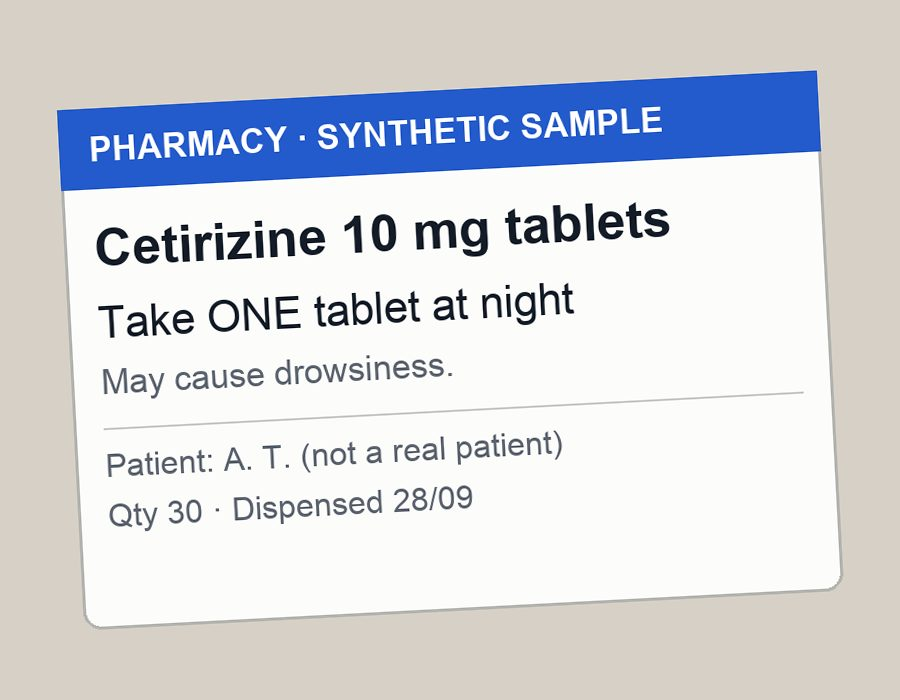
#> input picture apps/care/assets/scan/sample-medicine.jpg, 900 x 700 px
$ python -i render.py   (imports and definitions only)
#> lines starting #> are read from the running program, lines starting #| are printed output that depends on the picture
"""Synthetic Malaysian medicine-label photos with questions and answers, for MiniCPM-o's eyes (docs/minicpm-o-finetune.md, stage 1).

Renders medicine boxes, blister strips, bottles and pharmacy dispensing labels in Malay, English and Chinese from the demo
drug table (data/drugs.csv, take-home forms only), makes them look like phone photos (tilt, blur, glare, shadow, a finger),
and writes LLaMA-Factory image rows. One in ten is unreadable on purpose: the right answer is to ask for a clearer photo.
Answers say only what the label shows. 300 images are held out as a test set with the exact expected fields.

Usage: python render.py [count=3000] [--upload]   (pillow, numpy, huggingface_hub; CPU only)
Output: ~/zyt/data/sona-omni/eyes/see/ (images/, train.json, test.json, dataset_info.json) and samples/.
"""
import csv, json, random, re, sys
from multiprocessing import Pool
from pathlib import Path

import numpy as np
from PIL import Image, ImageDraw, ImageEnhance, ImageFilter, ImageFont

REPO = Path(__file__).resolve().parents[2]
OUT = Path.home() / "zyt/data/sona-omni/eyes"
SEE = OUT / "see"
TEST = 300
SUP = "/System/Library/Fonts/Supplemental/"
LATIN = [SUP + "Arial.ttf", SUP + "Verdana.ttf", SUP + "Tahoma.ttf", "/System/Library/Fonts/Helvetica.ttc", "/System/Library/Fonts/Avenir Next.ttc"]
LATIN_BOLD = [SUP + "Arial Bold.ttf", SUP + "Verdana Bold.ttf", SUP + "Tahoma Bold.ttf", SUP + "Trebuchet MS Bold.ttf"]
PRINTER = [SUP + "Courier New.ttf", SUP + "Courier New Bold.ttf"]  # dispensing-label printers
CJK = ["/System/Library/Fonts/Hiragino Sans GB.ttc", "/System/Library/Fonts/STHeiti Light.ttc", SUP + "Songti.ttc", "/Library/Fonts/Arial Unicode.ttf"]
CJK_BOLD = ["/System/Library/Fonts/STHeiti Medium.ttc", "/System/Library/Fonts/Hiragino Sans GB.ttc"]

ZH_NAME = {  # standard Chinese generic names, shown beside the Latin name on Chinese labels
    "paracetamol": "扑热息痛", "azithromycin": "阿奇霉素", "clarithromycin": "克拉霉素", "doxycycline": "多西环素",
    "amoxicillin": "阿莫西林", "co-amoxiclav": "阿莫西林克拉维酸钾", "salbutamol": "沙丁胺醇", "cetirizine": "西替利嗪",
    "prednisolone": "泼尼松龙", "furosemide": "呋塞米", "metformin": "二甲双胍", "insulin": "胰岛素",
    "potassium-chloride": "氯化钾", "ondansetron": "昂丹司琼", "omeprazole": "奥美拉唑", "enoxaparin": "依诺肝素", "amlodipine": "氨氯地平",
}
# form keyword -> (kind, Malay unit, English unit, Chinese unit, Malay form, English form, Chinese form)
FORMS = [("inhaler", "inhaler", "kali", "puff", "下", "inhaler", "inhaler", "吸入剂"),
         ("syringe", "syringe", "suntikan", "injection", "支", "picagari", "prefilled syringe", "预充注射器"),
         ("units/mL", "insulin", "unit", "unit", "单位", "suntikan", "injection", "注射液"),
         ("capsule", "pill", "kapsul", "capsule", "粒", "kapsul", "capsule", "胶囊"),
         ("tablet", "pill", "biji", "tablet", "粒", "tablet", "tablet", "片")]


def drugs():
    """Take-home medicines from the demo drug table: id, Latin name, strength and its form."""
    rows = csv.DictReader(l for l in (REPO / "data/drugs.csv").read_text().splitlines() if not l.startswith("#"))
    out = []
    for r in rows:
        f = r["formulation"].split(";")[0].strip()  # "625 mg tablet; 1.2 g injection" -> the oral part
        form = next((x for x in FORMS if x[0] in f), None)
        m = re.match(r"([\d.]+ ?(?:mg/[\d.]+ ?mL|units/mL|microgram|mg|g))", f)
        if form and m and "nebuliser" not in f:
            out.append({"id": r["id"], "name": r["name"], "strength": m.group(1), "form": form})
    return out


FREQ = [(1, "sekali", "once a day", "一"), (2, "2 kali", "twice a day", "两"), (3, "3 kali", "three times a day", "三"), (4, "4 kali", "four times a day", "四")]
WHEN = [("selepas makan", "after food", "饭后"), ("sebelum makan", "before food", "饭前"), ("", "", ""), ("pada waktu malam", "at night", "睡前")]


# [15 lines left out: function instruction, not called in this run]


PATIENTS = ["Aminah binti Yusof", "Tan Mei Ling", "Rajesh a/l Kumar", "Siti Nur Aisyah binti Rahman", "Lim Wei Jie", "Muthu a/l Rajan",
            "Nurul Huda binti Ahmad", "Wong Kah Wai", "Kavitha a/p Subramaniam", "Ahmad Faizal bin Hassan", "Chong Siew Lan", "Farah binti Ismail"]
PLACES = ["Hospital Sona", "Klinik Kesihatan Taman Sona", "Farmasi Komuniti Sona", "Poliklinik Sona Jaya"]


# [121 lines left out: functions fit, label, coeffs, photo, not called in this run]


Q = {
    "read": {"en": "Can you read this label for me?", "ms": "Tolong baca label ubat ini.", "zh": "请帮我读一下这个药的标签。", "mix": "Can tolong read this label for me ah?"},
    "what": {"en": "What medicine is this?", "ms": "Ini ubat apa?", "zh": "这是什么药？", "mix": "This one ubat apa ah?"},
    "how": {"en": "How do I take this?", "ms": "Macam mana nak ambil ubat ni?", "zh": "这个药怎么用？", "mix": "This one how to makan ah?"},
}
UNREADABLE = {"en": "I can't read this label clearly. Please take another photo in good light, with the whole label in view.",
              "ms": "Saya tidak dapat membaca label ini dengan jelas. Sila ambil gambar lagi dalam cahaya yang terang, dengan seluruh label kelihatan.",
              "zh": "我看不清这个标签。请在光线充足的地方再拍一张，并让整个标签都在画面里。"}


# [44 lines left out: function qa, not called in this run]


# [1 line that did not run here, left out]


def make(i):
    """Image i (its own seed, so runs repeat and split across processes) and its row; the first TEST rows carry the answer key."""
    rnd = random.Random(1000 + i)
    d = rnd.choice(DRUGS)
    kind = rnd.choices(["dispensing", "box", "blister", "bottle"], [0.45, 0.25, 0.15, 0.15])[0]
    if d["form"][1] != "pill" and kind == "blister": kind = "box"
    lang = rnd.choices(["ms", "en", "zh", "ms+en"], [0.35, 0.2, 0.15, 0.3] if kind == "dispensing" else [0.2, 0.6, 0.2, 0])[0]
    ins = instruction(d, rnd)
    unreadable = rnd.random() < 0.1
    lab, lines = label(d, kind, lang, ins, rnd)
    img = photo(lab, rnd, unreadable)
    rel = f"images/see_{i:05d}.jpg"
    img.save(SEE / rel, quality=rnd.randint(72, 92))
    if i < 12: img.save(OUT / "samples" / f"sample_{i:02d}_{kind}_{lang.replace('+', '-')}{'_unreadable' if unreadable else ''}.jpg", quality=88)
    q, a = qa(d, kind, lang, ins, lines, DRUGS, rnd, unreadable)
    row = {"messages": [{"role": "user", "content": "<image>" + q}, {"role": "assistant", "content": a}], "images": [rel]}
    if i < TEST:
        printed = " / ".join(ins[l] for l in (["ms", "en"] if lang == "ms+en" else [lang])) if kind == "dispensing" else None
        row["expected"] = {"name": d["name"], "strength": d["strength"], "instruction": printed, "kind": kind, "label_lang": lang, "unreadable": unreadable}
    return row


# [33 lines left out: functions main, check, not called in this run]


# [3 lines not run here, left out]

>>> import cv2
>>> picture = cv2.imread('../../apps/care/assets/scan/sample-medicine.jpg', cv2.IMREAD_GRAYSCALE)
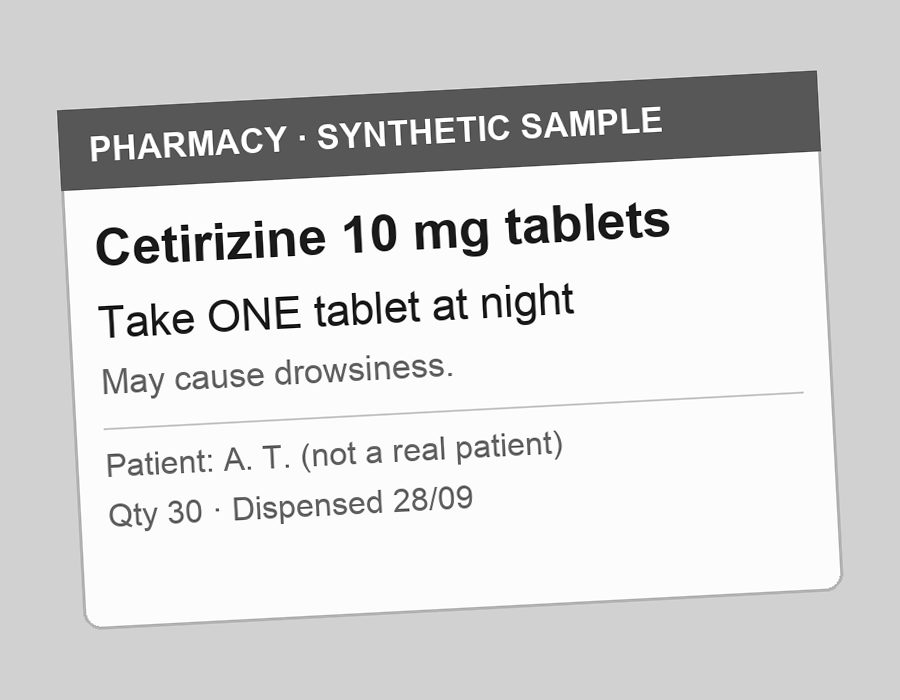
#> picture: shape (700, 900); min 0, max 255, mean 213.8
#> (the run stopped early here; a loop or call above may not have finished)
